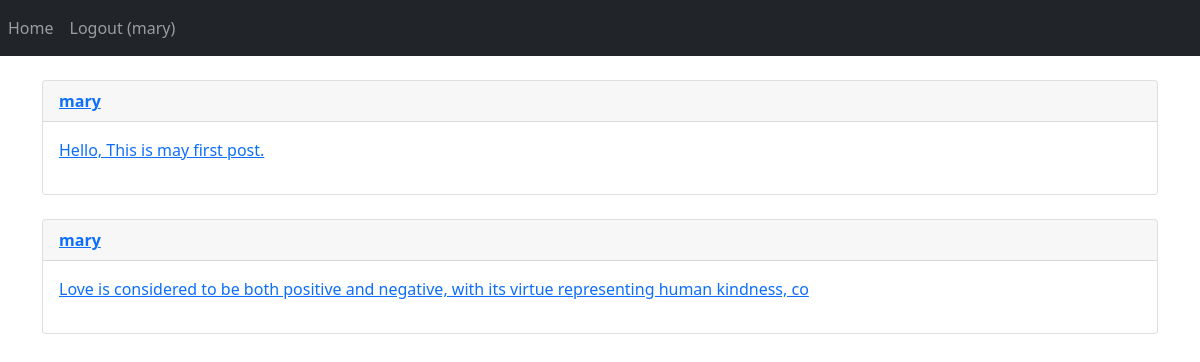
The app's page / (signed in) with its own data.
### posts/models.py (models this page shows, shortened)
class Post(models.Model):
    user = models.ForeignKey(User, on_delete=models.CASCADE)
    body = models.TextField(max_length=500)
    slug = models.SlugField(max_length=200)
    created = models.DateTimeField(auto_now_add=True)
    def get_absolute_url(self):
        return reverse('posts:post_detail', args=[self.created.year, self.created.month, self.created.day, self.slug])

### posts/views.py (the view)
# urls.py: path('', views.all_posts, name='all_posts'),
def all_posts(request):
    posts = Post.objects.all()
    return render(request, 'posts/all_posts.html', {'posts': posts})

### posts/templates/posts/all_posts.html (shortened to what this page needs)
{% extends 'base.html' %}
{% block content %}
{% for post in posts %}
<div class="card">
    <p class="card-header"><b><a href="{% url 'account:dashboard' post.user.id %}"> {{ post.user }}</a></b> </p>
    <p class="card-body"><a href="{{ post.get_absolute_url }}">{{ post.body|slice:":100" }}</a> </p>
</div>
    <br/>
{% endfor %}
{% endblock %}

### templates/inc/navbar.html
<nav class="navbar navbar-expand-lg navbar-dark bg-dark">
  <div class="navbar-nav">
    <a class="nav-item nav-link" href="{% url 'posts:all_posts' %}">Home</a>
    {% if request.user.is_authenticated %}
        <a class="nav-item nav-link" href="{% url 'account:logout' %}">Logout ({{ user }})</a>
    {% else %}
    <a class="nav-item nav-link" href="{% url 'account:login' %}">Login</a>
    <a class="nav-item nav-link" href="{% url 'account:register' %}">Register</a>
    {% endif %}
  </div>
</nav>

### records on screen
Post: user "mary", body "Hello, This is may first post."
Post: user "mary", body "Love is considered to be both positive and negative, with its virtue representing human kindness, co"

### other values on screen
{{ user }} "mary"
